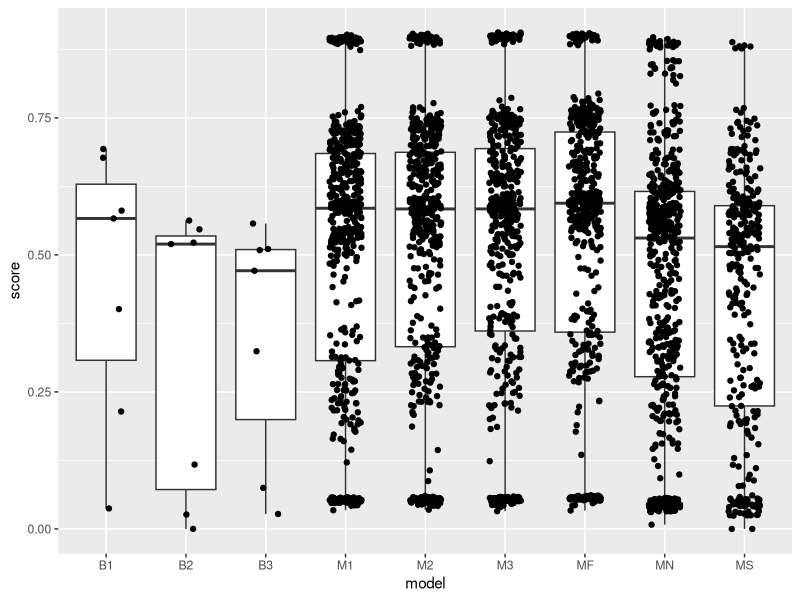
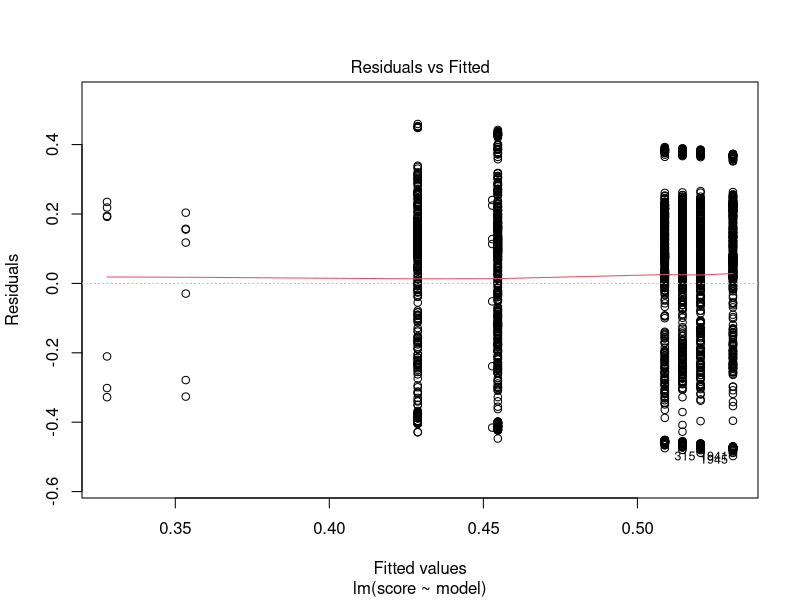
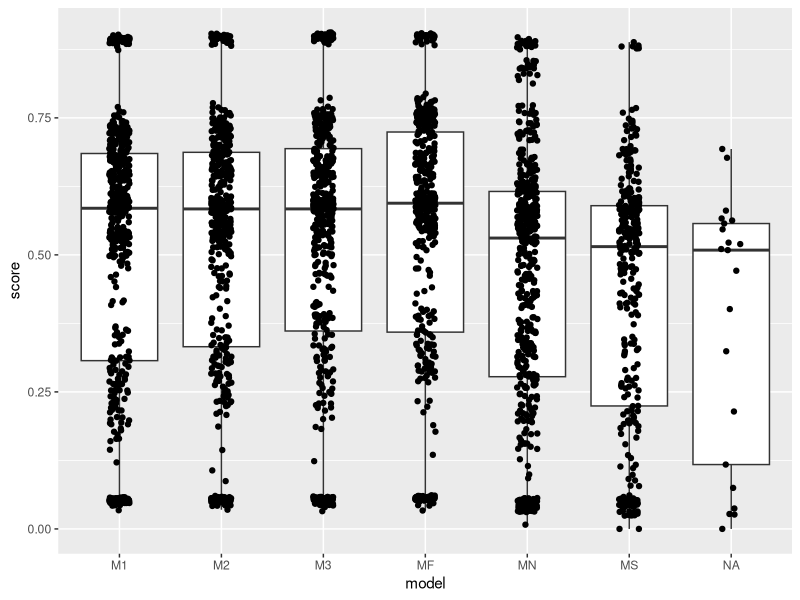
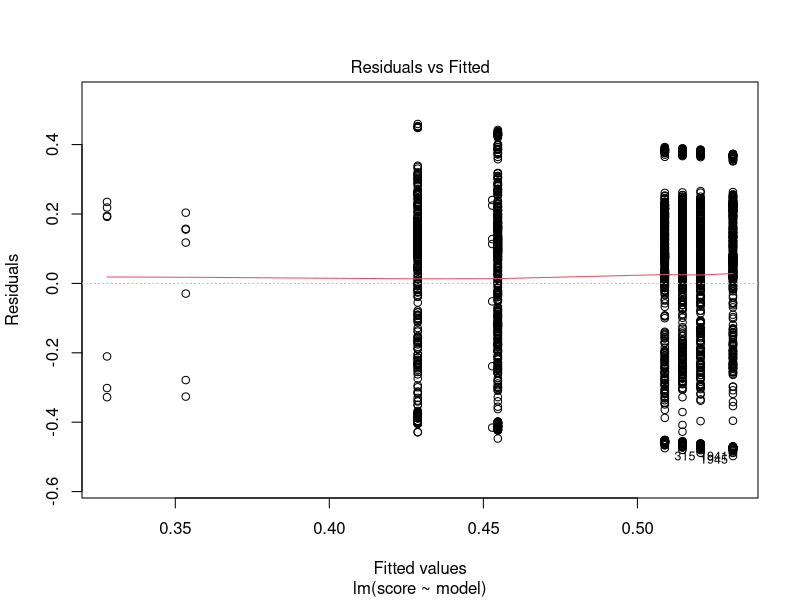

The R source for these figures, in order:
## ---- chunk 1
knitr::opts_chunk$set(echo = TRUE)
## ---- chunk 2
d <- read.csv("data.csv")
table(d$model, d$TeD)
table(d$model, d$TrD1)
table(d$model, d$TrD2)
aggregate(score~model, data = d, mean)
## ---- chunk 3
# t test between B1, B2, and B3 vs the rest
d_B <- subset(d, model=="B1" | model=="B2" | model=="B3")
d_M <- subset(d, model=="M1" | model=="M2" | model=="M3" | model=="MF" | model=="MN" | model=="MS")
t.test(d_B$score,d_M$score)

linear_model_on_models <- lm(score~model, d)
summary(linear_model_on_models)

anova(linear_model_on_models)
# plot the average score for each model
library(ggplot2)
ggplot(d, aes(x=model, y=score)) + geom_boxplot() + geom_jitter(width=0.2)

# Plot fitted values of the model with the residuals
plot(linear_model_on_models, which=1)

linear_model_model_trainD = lm(score~model * (TrD1 + TrD2 + TrD3 + TrD4 + TrD5 + TrD6 + TrD7 + TrD8), d)

library(emmeans)
emmeans(linear_model_model_trainD, ~model)

# Reorder the levels of the model variable
d$model <- factor(d$model, levels = c("M1", "M2", "M3", "MF", "MN", "MS"))

# Training set together with models
linear_model_TrD1 <- lm(score~model * (TrD1 + TrD2 + TrD3 + TrD4 + TrD5 + TrD6 + TrD7 + TrD8), d)
summary(linear_model_TrD1)

model_names = c("M1", "M2", "M3", "MF", "MN", "MS")
for (i in seq_along(model_names)) {
   current_model = model_names[i]
   d_current_model <- d[d$model == current_model, c("TeD", "TrD1", "TrD2", "TrD3", "TrD4", "TrD5", "TrD6", "TrD7", "TrD8", "score")]
   linear_model_current_model <- lm(score~TrD1 + TrD2 + TrD3 + TrD4 + TrD5 + TrD6 + TrD7 + TrD8, d_current_model)
   print(paste0("For: ", current_model))
   print(anova(linear_model_current_model))
}
## ---- chunk 4
ggplot(d, aes(x=model, y=score)) + geom_boxplot() + geom_jitter(width=0.1)

# Plot fitted values of the model with the residuals
plot(linear_model_on_models, which=1)
## ---- chunk 5
d <- read.csv("data.csv")
d_B <- subset(d, model=="B1" | model=="B2" | model=="B3")
d_M <- subset(d, model=="M1" | model=="M2" | model=="M3" | model=="MF" | model=="MN" | model=="MS")
t.test(d_B$score,d_M$score)
## ---- chunk 6
# Aggregate 
aggregate(score~model, data = d, mean)
# EMMs
emm <- emmeans(linear_model_model_trainD, ~ model)
emm
